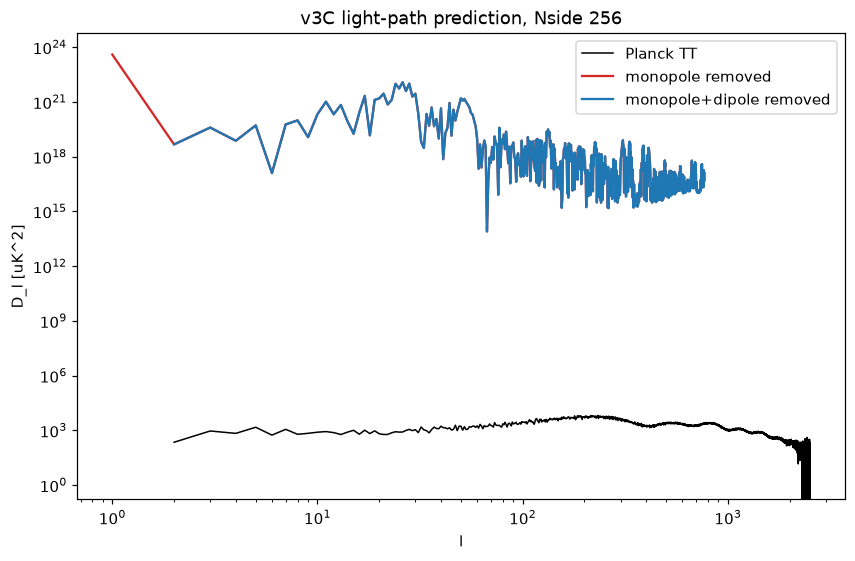

This figure's Python source:
# v3C: D_l of total (monopole removed; monopole+dipole removed) vs Planck TT R3.01, l<=767, unscaled.
import numpy as np,matplotlib;matplotlib.use('Agg');import matplotlib.pyplot as plt
from cmb_lightpath_v3_common import *
m,m1,cl,cl1,kind,mean=stats('C');l=np.arange(len(cl));f=l*(l+1)/2/np.pi*T0uK**2;L,Dl=planck()
fig,ax=plt.subplots(figsize=(9,5.5));ax.loglog(L,Dl,'k',lw=1,label='Planck TT');ax.loglog(l[1:],f[1:]*cl[1:],'C3',label='monopole removed');ax.loglog(l[2:],f[2:]*cl1[2:],'C0',label='monopole+dipole removed')
ax.set_xlabel('l');ax.set_ylabel('D_l [uK^2]');ax.legend();ax.set_title('v3C light-path prediction, Nside 256')
plt.savefig('cmb_lightpath_v3C_Cl_planckTT.png',dpi=110,bbox_inches='tight')
